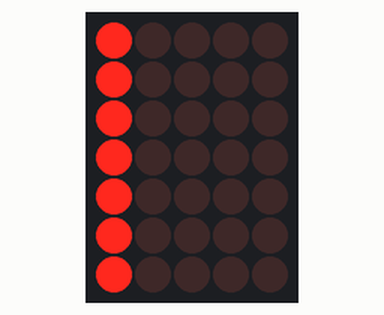
Simulated run of this sketch. Board: Arduino Uno, built with avr-gcc and run on an emulated ATmega328P. Parts: 5×7 LED matrix. Wiring (inferred from the names in the program): LED matrix (orientation assumed): rows pin 12, pin 11, pin 2, pin 9, pin 4, pin 5, pin 6; columns pin 13, pin 3, pin 10, pin 7, pin 8.

Above: at 0.1 s.
At 1.2 s:
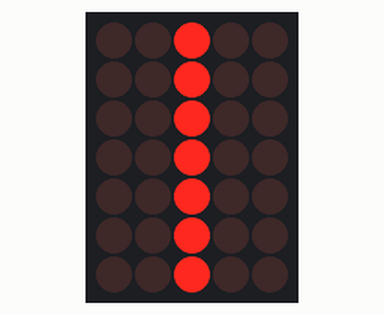
At 1.7 s:
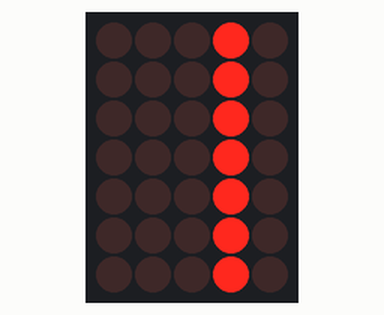
At 2.3 s:
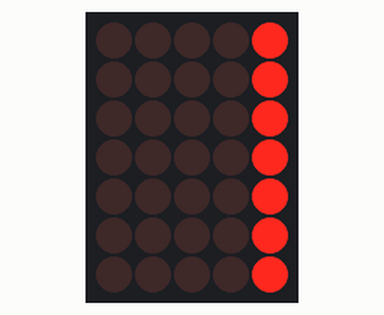
At 3.9 s:
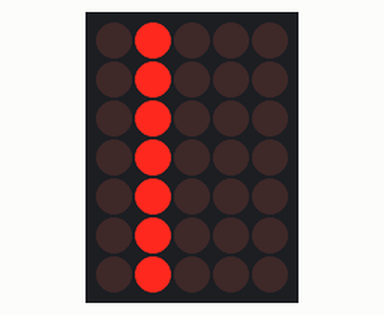

The sketch:

week10_a.ino
```cpp
unsigned int i, line = 0;
int rx, num = 0;
char col = 0;
const char pin_col[5] = {13, 3, 10, 7, 8};
const char pin_row[7] = {12, 11, 2, 9, 4, 5, 6};
const char col_table[8] = {0, 1, 2, 3, 4, 3, 2, 1};

void setup() {
  for(i = 0; i < 5; i++) pinMode(pin_col[i], OUTPUT);
  for(i = 0; i < 7; i++) pinMode(pin_row[i], OUTPUT);
}

void loop() {
  unsigned int wk = line % 5;

  for(i = 0; i < 5; i++) digitalWrite(pin_col[i], LOW);
  for(i = 0; i < 7; i++) digitalWrite(pin_row[i], HIGH);

  digitalWrite(pin_col[wk], HIGH);

  if(wk == col_table[col])
    for(i = 0; i < 7; i++) digitalWrite(pin_row[i], LOW);

  line++;
  delay(2);

  if(!(line % 256))
    if(col == 7) col = 0;
    else col++;
}
```

Measured:
- by itself, everything shown: repeats every 4.3 s, in 8 steps
- what the display in image 0 shows lasts 0.6 s, from 0.0 s to 0.6 s
- what the display in image 1 shows lasts 0.6 s, from 1.1 s to 1.7 s
